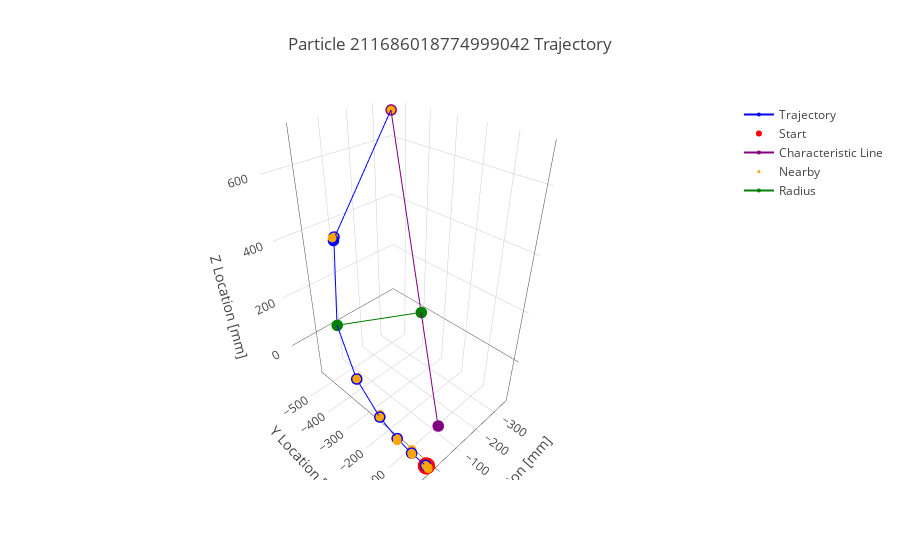

Here is the notebook cell this chart was saved with:
### Markdown cell above
## Plot Everything Together

### Code cell
row = 2991

rd,ri = find_rd_ri(row)
angle = solid_angle(rd,ri)
print ('Solid Angle: {0}'. format(angle))

track  = plot_trajectory(row)
start  = plot_starting(row)
line   = plot_characteristic_line(row)
rd     = plot_rd(row)
near   = plot_nearby(row)
layout = plot_chart_attributes(row)

data = []
data.append(track)
data.append(start)
data.append(line)
data.append(near)
data.append(rd)

fig = go.Figure(data = data, layout = layout)
offline.iplot(fig)

### Figure 1 — Plotly figure (JSON) as saved in the notebook; plotly's stock layout.template omitted (floating-point values rounded to 4 significant figures)
{"data": [{"marker": {"color": "blue", "size": 4}, "mode": "lines+markers", "name": "Trajectory", "type": "scatter3d", "x": [30.23, 31.28, 52.18, 69.21, 83.18, 85.63, 54.55, -66.11, -59.89, -359.2], "y": [-10.83, -12.47, -50.9, -93.37, -150.3, -242.1, -356.5, -499.6, -495.3, -549.2], "z": [-165.7, -163.9, -122.3, -78.16, -20.14, 69.83, 185.6, 376.3, 368.7, 684.7]}, {"marker": {"color": "red", "size": 6}, "mode": "markers", "name": "Start", "type": "scatter3d", "x": [30.23], "y": [-10.83], "z": [-165.7]}, {"marker": {"color": "purple", "size": 4}, "mode": "lines+markers", "name": "Characteristic Line", "type": "scatter3d", "x": [0, -359.2], "y": [0, -549.2], "z": [0, 684.7]}, {"marker": {"color": "orange", "size": 3}, "mode": "markers", "name": "Nearby", "type": "scatter3d", "x": [28.34, 30.23, 31.85, 31.93, 31.28, 31.4, 31.74, 31.92, 23.23, 28.64, 30.23, 28.0, 31.28, 31.4, 31.74, 45.16, 49.98, 42.55, 53.95, 52.18, 54.17, 65.58, 69.22, 73.74, 70.86, 73.13, 66.76, 80.44, 77.67, 83.18, 85.62, 79.83, 54.56, -66.12, -56.82, -59.9, -359.2], "y": [-14.75, -10.83, -2.334, -1.007, -12.47, -10.39, -4.364, -1.21, -22.07, -14.14, -10.83, -15.46, -12.47, -10.39, -4.364, -55.85, -50.61, -58.69, -47.99, -50.9, -47.64, -94.41, -93.37, -88.67, -91.66, -89.31, -95.93, -152.2, -154.2, -150.3, -242.1, -243.6, -356.5, -499.6, -496.0, -495.3, -549.2], "z": [-170.2, -165.7, -165.3, -162.1, -163.9, -166.0, -163.8, -168.8, -162.9, -160.6, -165.7, -160.0, -163.9, -166.0, -163.8, -122.3, -126.7, -121.7, -118.4, -122.3, -123.4, -78.33, -78.17, -80.36, -79.58, -78.48, -79.57, -18.94, -16.28, -20.15, 70, 71.2, 185.6, 376.6, 377.8, 368.6, 684.8]}, {"marker": {"color": "green", "size": 4}, "mode": "lines+markers", "name": "Radius", "type": "scatter3d", "x": [54.55, -121.1], "y": [-356.5, -185.2], "z": [185.6, 230.9]}], "layout": {"scene": {"xaxis": {"title": "X Location [mm]"}, "yaxis": {"title": "Y Location [mm]"}, "zaxis": {"title": "Z Location [mm]"}}, "title": "Particle 211686018774999042 Trajectory"}}
